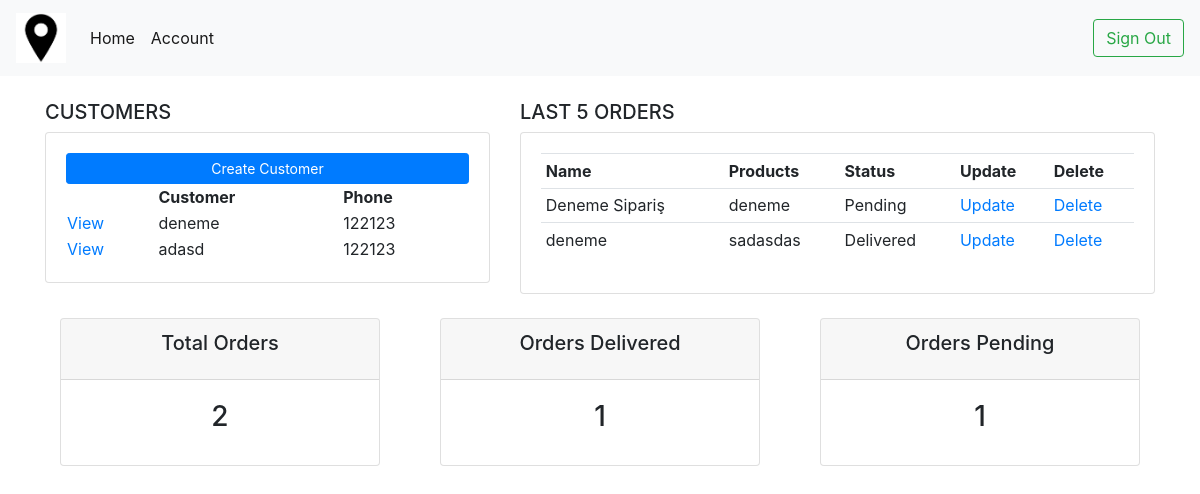
The page / on the database its author committed.
### main/models.py (models this page shows, shortened)
class Customer(models.Model):
    user = models.OneToOneField(User, null=True, on_delete=models.CASCADE)
    name = models.CharField(max_length=250, null=True)
    phone = models.CharField(max_length=250, null=True)
    email = models.EmailField(max_length=200, null=True)
    dateCreated = models.DateTimeField(auto_now_add=True)
    profilePicture = models.ImageField(null=True, blank=True)

class Order(models.Model):
    Status = (
        ('Pending', 'Pending'),
        ('Out of Delivery', 'Out of Delivery'),
        ('Delivered', 'Delivered'),
    )
    customer = models.ForeignKey(Customer, null=True, on_delete=models.SET_NULL)
    product = models.ForeignKey(Product, null=True, on_delete=models.SET_NULL)
    status = models.CharField(max_length=200, null=True, choices=Status)
    name = models.CharField(max_length=250, null=True)
    note = models.CharField(max_length=250, null=True)
    dateCreated = models.DateTimeField(auto_now_add=True)

class Product(models.Model):
    Category = (
        ('Indoor', 'Indoor'),
        ('Outdoor', 'Outdoor'),
        ('Electronic', 'Electronic'),
    )
    name = models.CharField(max_length=250, null=True)
    price = models.FloatField(null=True)
    category = models.CharField(max_length=250, null=True, choices=Category)
    description = models.CharField(max_length=500, null=True)
    dateCreated = models.DateTimeField(auto_now_add=True, null=True)
    tags = models.ManyToManyField(Tag)
    def __str__(self):
        return self.name

### main/views.py (the view)
# urls.py: 2. Add a URL to urlpatterns:  path('', views.home, name='home')
def home(request):
    orders = Order.objects.all()
    customers = Customer.objects.all()
    customersTotal = Customer.objects.count()
    ordersTotal = Order.objects.count()
    deliveredOrder = Order.objects.filter(status='Delivered').count()
    pendingOrder = Order.objects.filter(status='Pending').count()
    context = {
        "orders": orders,
        "customers": customers,
        "customerTotal": customersTotal,
        "ordersTotal": ordersTotal,
        "deliveredOrder": deliveredOrder,
        "pendingOrder": pendingOrder,
    }
    return render(request, 'home.html', context)

### templates/home.html
{% extends 'base.html' %}
{% block content %}
    <br>
    <div class="container">
        <div class="row">
            <div class="col-md-5">
                <h5>CUSTOMERS</h5>
                <div class="card card-body">
                    <a class="btn btn-primary btn-sm btn-block" href="">Create Customer</a>
                    <table>
                        <tr>
                            <th></th>
                            <th>Customer</th>
                            <th>Phone</th>
                        </tr>
                        {% for customer in customers %}
                        <tr>
                            <td><a href="">View</a></td>
                            <td>{{customer.name}}</td>
                            <td>{{customer.phone}}</td>
                        </tr>
                        {% endfor %}
                    </table>
                </div>
            </div>
            <div class="col-md-7">
                <h5>LAST 5 ORDERS</h5>
                <div class="card card-body">
                    <table class="table table-sm">
                        <tr>
                           <th>Name</th>
                           <th>Products</th>
                           <th>Status</th>
                           <th>Update</th>
                           <th>Delete</th>
                        </tr>
                        {% for order in orders %}
                        <tr>
                            <td>{{order.name}}</td>
                            <td>{{order.product}}</td>
                            <td>{{order.status}}</td>
                            <td><a href="{% url 'updateOrder' order.id %}">Update</a></td>
                            <td><a href="{% url 'deleteOrder' order.id %}">Delete</a></td>
                        </tr>
                        {% endfor %}
                    </table>
                </div>
            </div>
        </div>
        <br>
        <div class="row">
            <div class="col">
                <div class="col-md">
                    <div class="card text-center mb-3" id="total-orders">
                        <div class="card-header">
                            <h5 class="card-title">Total Orders</h5>
                        </div>
                        <div class="card-body">
                            <h3 class="card-title">{{ordersTotal}}</h3>
                        </div>
                    </div>
                </div>
            </div>
            <div class="col">
                <div class="col-md">
                    <div class="card text-center mb-3" id="orders-delivered">
                        <div class="card-header">
                            <h5 class="card-title">Orders Delivered</h5>
                        </div>
                        <div class="card-body">
                            <h3 class="card-title">{{deliveredOrder}}</h3>
                        </div>
                    </div>
                </div>
            </div>
            <div class="col">
                <div class="col-md">
                    <div class="card text-center mb-3" id="pending-orders">
                        <div class="card-header">
                            <h5 class="card-title">Orders Pending</h5>
                        </div>
                        <div class="card-body">
                            <h3 class="card-title">{{pendingOrder}}</h3>
                        </div>
                    </div>
                </div>
            </div>
        </div>
    </div>
{% endblock %}

### templates/base.html (shortened to what this page needs)
<!doctype html>
<html lang="en">
  <head>
    <link rel="stylesheet" href="https://cdn.jsdelivr.net/npm/bootstrap@4.5.3/dist/css/bootstrap.min.css">
  </head>
  <body>
    <nav class="navbar navbar-expand-lg navbar-light bg-light">
    <a class="navbar-brand" href="{% url 'home' %}"><img style="width:50px"></a>
    <div class="collapse navbar-collapse" id="navbarTogglerDemo03">
      <ul class="navbar-nav mr-auto mt-2 mt-lg-0">
        <li class="nav-item active">
          <a class="nav-link" href="{% url 'home' %}">Home <span class="sr-only">(current)</span></a>
        </li>
        <li class="nav-item active">
          <a class="nav-link" href="">Account</a>
        </li>
      </ul>
      <form class="form-inline my-2 my-lg-0">
        <a class="btn btn-outline-success my-2 my-sm-0" href="{% url 'signOut' %}">Sign Out</a>
      </form>
    </div>
  </nav>
    {% block content %}
    {% endblock %}
  </body>
</html>

### rows shown on the page
Customer: name "deneme", phone "122123"
Customer: name "adasd", phone "122123"
Order: name "Deneme Sipariş", product "deneme", status "Pending"
Order: name "deneme", product "sadasdas", status "Delivered"

### other values the page prints
{{ ordersTotal }} "2"
{{ deliveredOrder }} "1"
{{ pendingOrder }} "1"
